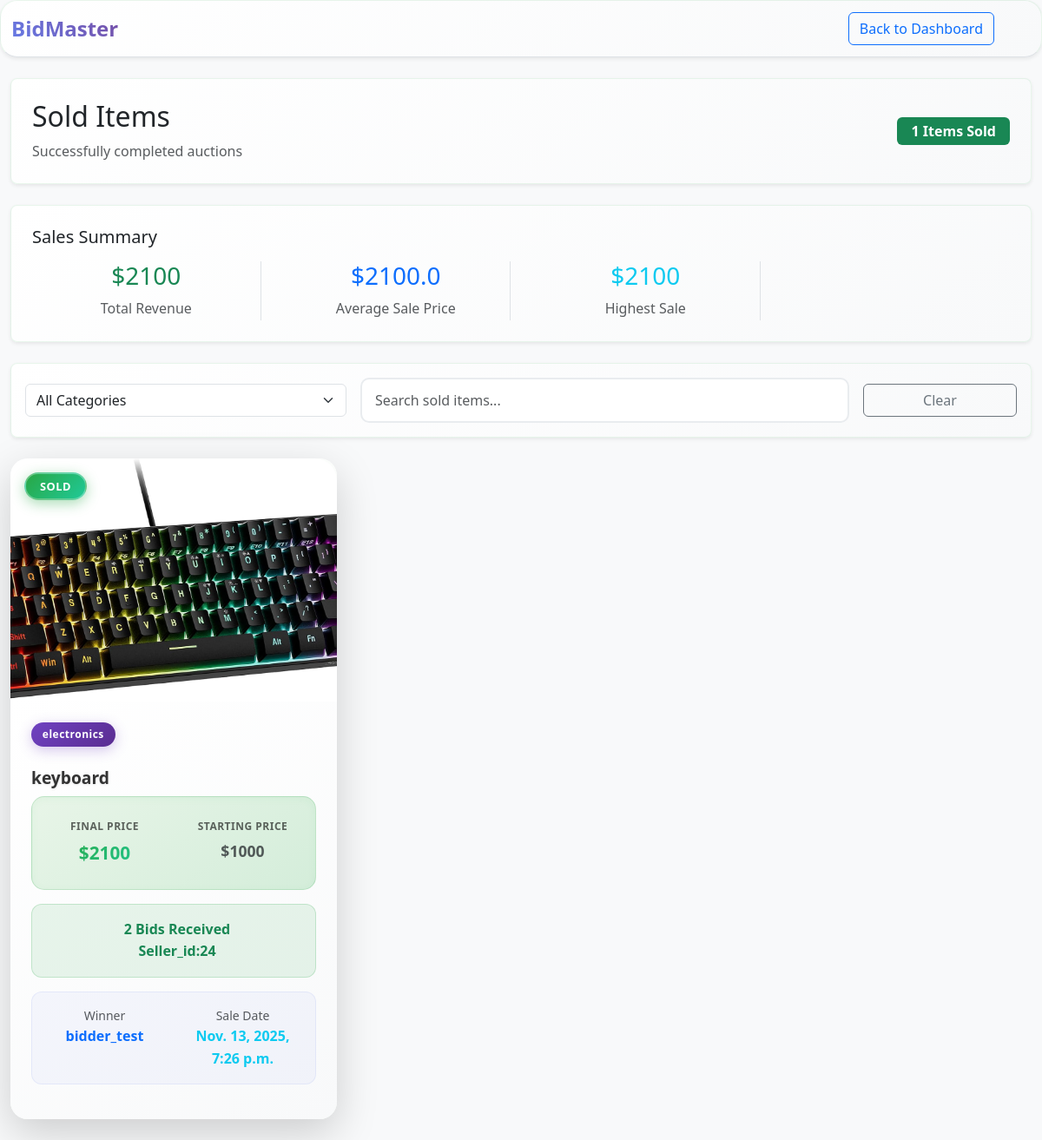
The page /all_solds (signed in) on the database its author committed.
### accounts/models.py (models this page shows, shortened)
class Products (models.Model):
    product_id=models.AutoField(primary_key=True)
    product_name=models.CharField(max_length=50,default='')
    product_category=models.CharField(max_length=50,default='')
    product_desc=models.CharField(max_length=1000,default='')
    product_pub_date = models.DateTimeField(default=timezone.now)
    product_end_date = models.DateTimeField(default=ten_days_later)
    product_image=models.ImageField(upload_to='auctions/images',default='')
    product_start_price= models.IntegerField(default=0)
    product_current_price= models.IntegerField(default=0)
    product_end_price=models.IntegerField(default=0)
    product_mid_price=models.IntegerField(default=0)
    product_owner=models.IntegerField(default=0)
    product_winner=models.CharField(max_length=50,default=-1)
    product_winner_id=models.IntegerField(default=-1)
    product_bidders=models.CharField(max_length=20000,default='')
    product_status=models.CharField(max_length=50,default='pending')
    product_bids_count=models.IntegerField(default=0)

### accounts/views.py (the view)
# urls.py: path('all_solds', views.all_solds,name='all_solds'),
@login_required
def all_solds(request):
    user=request.user
    email=user.email
    member_id=Members.objects.get(email=email).member_id
    member_role=Members.objects.get(email=email).role
    if member_role=='admin':
        records=Products.objects.filter(product_status='sold')
        total=[]
        for record in records:
            total.append(record.product_current_price)
        if len(records)>0:
            totals=sum(total)
            max1=max(total)
            avg=sum(total)/len(total)
            good=True
        else:
            totals=0
            max1=0
            avg=0
            good=False
        return render(request,'accounts/all_sold.html',{'id':member_id,'items':len(records),'revenue':totals,'max':max1,'avg':avg,'records':records,'good':good})
    else:
        return HttpResponse("Page not found")

### accounts/templates/accounts/all_sold.html (shortened to what this page needs)
<!DOCTYPE html>
<html lang="en">
<head>
    <link href="https://cdn.jsdelivr.net/npm/bootstrap@5.3.0/dist/css/bootstrap.min.css" rel="stylesheet">
    <link rel="stylesheet" href="../static/css/style.css">
</head>
<body class="bg-light">
    <nav class="navbar navbar-expand-lg navbar-light bg-white border-bottom shadow-sm">
        <div class="container-fluid">
            <a class="navbar-brand" href="/decision">
                <span class="fw-bold">BidMaster</span>
            </a>
            <div class="d-flex align-items-center gap-3">
                <a href="/decision" class="btn btn-outline-primary">
                     Back to Dashboard
                </a>
                <div class="dropdown">
                    <button class="btn btn-link" type="button" data-bs-toggle="dropdown">
                    </button>
                </div>
            </div>
        </div>
    </nav>
    <div class="container-fluid py-4">
        <div class="row mb-4">
            <div class="col-12">
                <div class="page-header bg-white p-4 rounded-3 shadow-sm">
                    <div class="row align-items-center">
                        <div class="col-md-8">
                            <h1 class="h2 mb-2">
                                Sold Items
                            </h1>
                            <p class="text-muted mb-0">Successfully completed auctions</p>
                        </div>
                        <div class="col-md-4 text-md-end">
                            <span class="badge bg-success fs-6 px-3 py-2">{{items}} Items Sold</span>
                        </div>
                    </div>
                </div>
            </div>
        </div>
         {% if good %}
        <div class="row mb-4">
            <div class="col-12">
                <div class="bg-white p-4 rounded-3 shadow-sm">
                    <h5 class="mb-3">
                         Sales Summary
                    </h5>
                    <div class="row text-center">
                        <div class="col-md-3">
                            <div class="border-end">
                                <h3 class="text-success">${{revenue}}</h3>
                                <p class="text-muted mb-0">Total Revenue</p>
                            </div>
                        </div>
                        <div class="col-md-3">
                            <div class="border-end">
                                <h3 class="text-primary">${{avg}}</h3>
                                <p class="text-muted mb-0">Average Sale Price</p>
                            </div>
                        </div>
                        <div class="col-md-3">
                            <div class="border-end">
                                <h3 class="text-info">${{max}}</h3>
                                <p class="text-muted mb-0">Highest Sale</p>
                            </div>
                        </div>
                    </div>
                </div>
            </div>
        </div>
        {% endif %}
        <div class="row mb-4">
            <div class="col-12">
                <div class="bg-white p-3 rounded-3 shadow-sm">
                    <div class="row g-3 align-items-center">
                        <div class="col-md-4">
                            <select id="categoryFilter" class="form-select">
                                <option value="">All Categories</option>
                            </select>
                        </div>
                        <div class="col-md-6">
                            <input id="searchFilter" type="search" class="form-control" placeholder="Search sold items...">
                        </div>
                        <div class="col-md-2">
                            <button id="clearFilters" class="btn btn-outline-secondary w-100">
                                 Clear
                            </button>
                        </div>
                    </div>
                </div>
            </div>
        </div>
        <div id="soldItemsContainer" class="row g-4">
             {% if good %}
             {% for item in records %}
            <div class="col-lg-4 col-md-6">
                <div class="card auction-card sold-card border-0 shadow-lg h-100">
                    <div class="position-relative auction-image-container">
                        <img src="{{item.product_image.url}}" class="card-img-top auction-image" alt="{{item.product_name}}" style="height: 280px; object-fit: cover;">
                        <div class="position-absolute top-0 start-0 m-3">
                            <span class="badge sold-badge">
                                 SOLD
                            </span>
                        </div>
                    </div>
                    <div class="card-body auction-card-body">
                        <div class="auction-category mb-2 sold-category">
                             {{item.product_category}}
                        </div>
                        <h5 class="card-title auction-title">{{item.product_name}}</h5>
                        <div class="auction-stats-container mb-3 sold-stats">
                            <div class="row">
                                <div class="col-6">
                                    <div class="stat-box final-price">
                                        <small class="stat-label">Final Price</small>
                                        <div class="stat-value text-success">${{item.product_current_price}}</div>
                                    </div>
                                </div>
                                <div class="col-6">
                                    <div class="stat-box starting-price">
                                        <small class="stat-label">Starting Price</small>
                                        <div class="stat-value text-muted">${{item.product_start_price}}</div>
                                    </div>
                                </div>
                            </div>
                        </div>
                        <div class="sold-performance mb-3">
                            <div class="performance-badge">
                                <span class="fw-bold text-success">{{item.product_bids_count}} Bids Received  <br> Seller_id:{{item.product_owner}}</span>
                            </div>
                        </div>
                        <div class="sold-details mb-3">
                            <div class="row">
                                <div class="col-6">
                                    <div class="buyer-info">
                                        <small class="text-muted d-block">Winner</small>
                                        <div class="fw-bold text-primary">{{item.product_winner}}</div>
                                    </div>
                                </div>
                                <div class="col-6">
                                    <div class="sale-date">
                                        <small class="text-muted d-block">Sale Date</small>
                                        <div class="fw-bold text-info">{{item.product_end_date}}</div>
                                    </div>
                                </div>
                            </div>
                        </div>
                    </div>
                </div>
            </div>
            {% endfor %}
            </div>
            {% else %}
            <h3>No Sales </h3>
            {% endif %}
</body>
</html>

### accounts/static/accounts/style.css (style rules this page uses)
:root { --primary-color: #007bff; --secondary-color: #6c757d; --success-color: #28a745; --warning-color: #ffc107; --danger-color: #dc3545; --dark-color: #343a40; }
body { font-family: 'Segoe UI', Tahoma, Geneva, Verdana, sans-serif; line-height: 1.6; }
.navbar-brand { font-weight: bold; font-size: 1.5rem; background: linear-gradient(45deg, #667eea, #764ba2); -webkit-background-clip: text; -webkit-text-fill-color: transparent; background-clip: text; transition: all 0.3s ease; }
.navbar { box-shadow: 0 4px 20px rgba(0,0,0,.08); backdrop-filter: blur(10px); background: rgba(255, 255, 255, 0.95) !important; transition: all 0.3s ease; border-bottom: 1px solid rgba(0,0,0,.05); }
.auction-card { transition: transform 0.3s ease-in-out, box-shadow 0.3s ease-in-out; border: none; border-radius: 15px; overflow: hidden; }
.auction-card img { height: 200px; object-fit: cover; }
.form-control { border-radius: 10px; border: 2px solid #e9ecef; padding: 12px 15px; transition: border-color 0.3s ease; }

### rows shown on the page
Products: product_image (picture), product_category "electronics", product_name "keyboard", product_current_price "2100", product_start_price "1000", product_bids_count "2", product_owner "24", product_winner "bidder_test", product_end_date "Nov. 13, 2025, 7:26 p.m."

### other values the page prints
{{ items }} "1"
{{ revenue }} "2100"
{{ avg }} "2100.0"
{{ max }} "2100"
